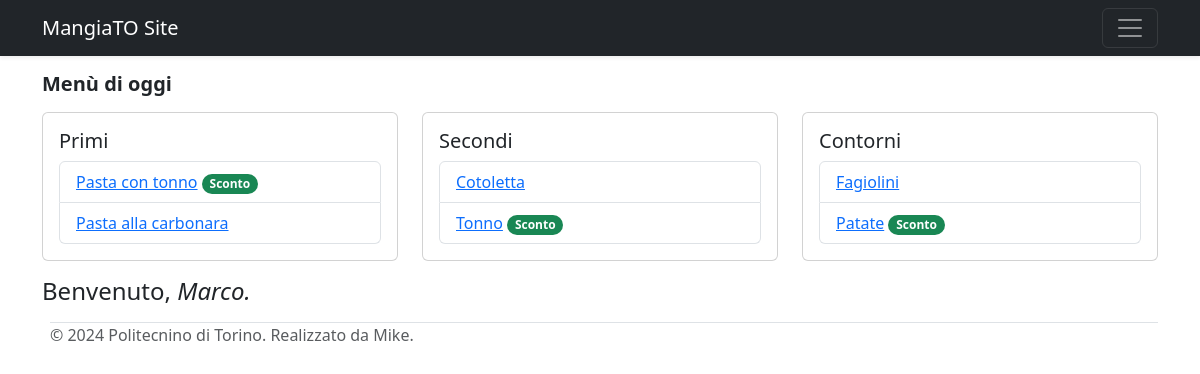
Screenshot of / (signed in) with the database file from the repository.
### tables this page shows
CREATE TABLE "piatti" (
	"id"	INTEGER NOT NULL,
	"nome_piatto"	TEXT NOT NULL UNIQUE,
	"sconto"	INTEGER,
	"categoria"	INTEGER NOT NULL,
	PRIMARY KEY("id" AUTOINCREMENT)
);

CREATE TABLE "utenti" (
	"id"	INTEGER NOT NULL,
	"nome"	TEXT NOT NULL,
	"cognome"	TEXT NOT NULL,
	"username"	TEXT NOT NULL,
	"matricola"	INTEGER NOT NULL UNIQUE,
	"email"	TEXT NOT NULL UNIQUE,
	"password"	TEXT NOT NULL,
	PRIMARY KEY("id" AUTOINCREMENT)
);

### app.py (the view)
@app.route('/')
def index():
  piatti_db = mangiato_dao.get_piatti()
  return render_template('index.html', piatti=piatti_db)

### app.py (called while the page is built)
@login_manager.user_loader
def load_user(user_id):
  db_user = utenti_dao.get_user_by_id(user_id)
  try:
    user = User(db_user['id'], db_user['nome'], db_user['cognome'], db_user['username'], db_user['matricola'], db_user['email'], db_user['password'])
  except:
    return redirect(url_for('index'))
  return user

### mangiato_dao.py (called while the page is built)
def get_piatti():
    query = 'SELECT * FROM piatti'
    connection = sqlite3.connect('db/mangiato.db')
    connection.row_factory = sqlite3.Row
    cursor = connection.cursor()
    cursor.execute(query)
    piatti = cursor.fetchall()
    print(piatti)
    cursor.close()
    connection.close()
    return piatti

### utenti_dao.py (called while the page is built)
def get_user_by_id(user_id):
    query = 'SELECT * FROM utenti WHERE id = ?'
    connection = sqlite3.connect('db/mangiato.db')
    connection.row_factory = sqlite3.Row
    cursor = connection.cursor()
    cursor.execute(query, (user_id,))
    user = cursor.fetchone()
    cursor.close()
    connection.close()
    return user

### templates/index.html (shortened to what this page needs)
{% extends 'base.html' %}
{% block content %}
<div class="container">
  <h5 class="pb-2"><strong>Menù di oggi</strong></h5>
  <div class="row">
    <div class="col-md-4">
      <div class="card mb-3">
        <div class="card-body">
          <h5 class="card-title">Primi</h5>
          <ul class="list-group">
            {% for piatto in piatti %}
            {% if piatto.categoria == 1 %}
            <li class="list-group-item"><a href="{{ url_for('piatto_singolo', id_piatto=piatto.id) }}" class="card-link">{{ piatto.nome_piatto }}</a> {% if piatto.sconto %} <span class="badge rounded-pill text-bg-success">Sconto</span>{% endif %}</li>
            {% endif %}
            {% endfor %}
          </ul>
        </div>
      </div>
    </div>
    <div class="col-md-4">
      <div class="card mb-3">
        <div class="card-body">
          <h5 class="card-title">Secondi</h5>
          <ul class="list-group">
            {% for piatto in piatti %}
            {% if piatto.categoria == 2 %}
            <li class="list-group-item"><a href="{{ url_for('piatto_singolo', id_piatto=piatto.id) }}" class="card-link">{{ piatto.nome_piatto }}</a></a> {% if piatto.sconto %} <span class="badge rounded-pill text-bg-success">Sconto</span>{% endif %}</li>
            {% endif %}
            {% endfor %}
          </ul>
        </div>
      </div>
    </div>
    <div class="col-md-4">
      <div class="card mb-3">
        <div class="card-body">
          <h5 class="card-title">Contorni</h5>
          <ul class="list-group">
            {% for piatto in piatti %}
            {% if piatto.categoria == 3 %}
            <li class="list-group-item"><a href="{{ url_for('piatto_singolo', id_piatto=piatto.id) }}" class="card-link">{{ piatto.nome_piatto }}</a></a> {% if piatto.sconto %} <span class="badge rounded-pill text-bg-success">Sconto</span>{% endif %}</li>
            {% endif %}
            {% endfor %}
          </ul>
        </div>
      </div>
    </div>
  </div>
</div>
{% if current_user.is_authenticated %}
<div class="container">
  <h4>Benvenuto, <em>{{ current_user.nome }}.</em></h4>
</div>
{% endif %}
{% endblock %}

### rows the page displays
piatti: nome_piatto "Pasta con tonno", sconto "Sconto"
piatti: nome_piatto "Pasta alla carbonara"
piatti: nome_piatto "Cotoletta"
piatti: nome_piatto "Tonno", sconto "Sconto"
piatti: nome_piatto "Fagiolini"
piatti: nome_piatto "Patate", sconto "Sconto"
utenti: nome "Marco"
